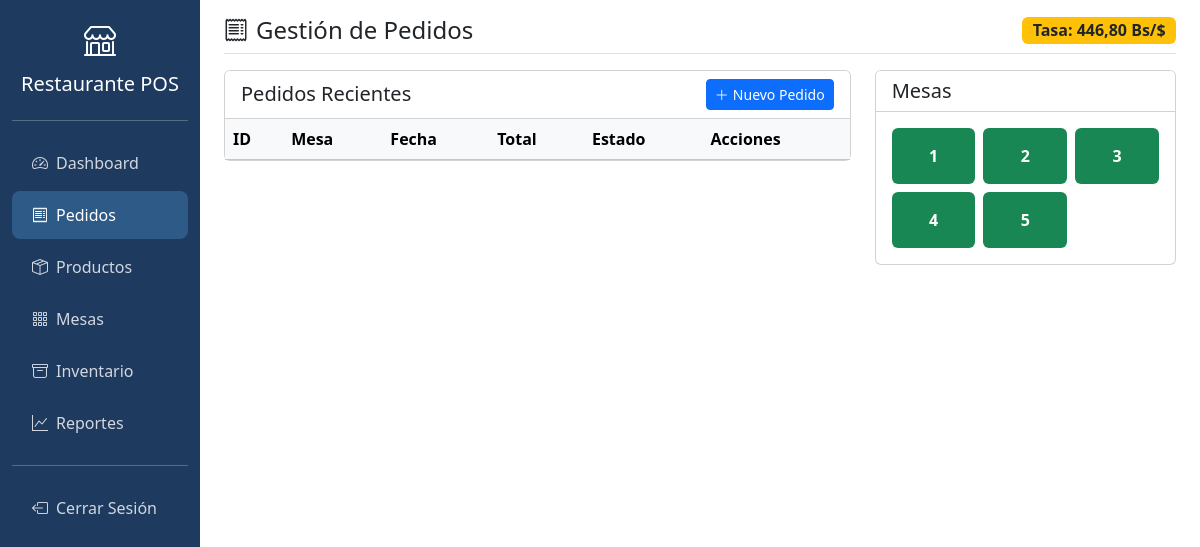
Page /public/pedidos/index.php (signed in) on the committed database.
### tables this page shows
CREATE TABLE IF NOT EXISTS configuracion (
    id INT UNSIGNED AUTO_INCREMENT PRIMARY KEY,
    clave VARCHAR(50) NOT NULL UNIQUE,
    valor TEXT,
    descripcion VARCHAR(255) DEFAULT NULL,
    created_at TIMESTAMP DEFAULT CURRENT_TIMESTAMP,
    updated_at TIMESTAMP DEFAULT CURRENT_TIMESTAMP ON UPDATE CURRENT_TIMESTAMP
);

CREATE TABLE IF NOT EXISTS mesas (
    id INT UNSIGNED AUTO_INCREMENT PRIMARY KEY,
    numero INT UNSIGNED NOT NULL UNIQUE,
    capacidad INT UNSIGNED DEFAULT 4,
    estado ENUM('disponible', 'ocupada', 'reservada', 'inactiva') DEFAULT 'disponible',
    ubicacion VARCHAR(50) DEFAULT 'principal',
    created_at TIMESTAMP DEFAULT CURRENT_TIMESTAMP,
    updated_at TIMESTAMP DEFAULT CURRENT_TIMESTAMP ON UPDATE CURRENT_TIMESTAMP
);

### app/config/config.php (called while the page is built, shortened)
<?php
function getTasaCambio() {
    $db = getDB();
    $stmt = $db->prepare("SELECT valor FROM configuracion WHERE clave = 'tasa_cambio_dia'");
    $stmt->execute();
    $result = $stmt->fetch();
    return $result ? floatval($result['valor']) : 0;
}

### public/pedidos/index.php (the view, shortened to what this page needs)
<?php
require_once __DIR__ . '/../../app/config/config.php';
$db = getDB();
$tasa = getTasaCambio();
$mesas = $db->query("SELECT * FROM mesas WHERE estado != 'inactiva' ORDER BY numero")->fetchAll();
?>
<!DOCTYPE html>
<html lang="es">
<head>
    <link href="https://cdn.jsdelivr.net/npm/bootstrap@5.3.2/dist/css/bootstrap.min.css" rel="stylesheet">
    <link rel="stylesheet" href="https://cdn.jsdelivr.net/npm/bootstrap-icons@1.11.1/font/bootstrap-icons.css">
</head>
<body>
    <div class="container-fluid">
        <div class="row">
            <nav class="col-md-3 col-lg-2 d-md-block sidebar collapse show" id="sidebarMenu">
                <div class="position-sticky pt-3">
                    <div class="text-center mb-4">
                        <i class="bi bi-shop" style="font-size: 2rem; color: white;"></i>
                        <h5 class="text-white mt-2"><?php echo APP_NAME; ?></h5>
                    </div>
                    <hr class="border-light">
                    <ul class="nav flex-column">
                        <li class="nav-item"><a class="nav-link" href="/restaurant-pos/public/dashboard/index.php"><i class="bi bi-speedometer2 me-2"></i>Dashboard</a></li>
                        <li class="nav-item"><a class="nav-link active" href="/restaurant-pos/public/pedidos/index.php"><i class="bi bi-receipt me-2"></i>Pedidos</a></li>
                        <li class="nav-item"><a class="nav-link" href="/restaurant-pos/public/productos/index.php"><i class="bi bi-box-seam me-2"></i>Productos</a></li>
                        <li class="nav-item"><a class="nav-link" href="/restaurant-pos/public/mesas/index.php"><i class="bi bi-grid-3x3-gap me-2"></i>Mesas</a></li>
                        <li class="nav-item"><a class="nav-link" href="/restaurant-pos/public/inventario/index.php"><i class="bi bi-archive me-2"></i>Inventario</a></li>
                        <li class="nav-item"><a class="nav-link" href="/restaurant-pos/public/reportes/index.php"><i class="bi bi-graph-up me-2"></i>Reportes</a></li>
                        <hr class="border-light">
                        <li class="nav-item"><a class="nav-link" href="/restaurant-pos/app/controllers/auth/logout.php"><i class="bi bi-box-arrow-left me-2"></i>Cerrar Sesión</a></li>
                    </ul>
                </div>
            </nav>
            <main class="col-md-9 ms-sm-auto col-lg-10 px-md-4">
                <div class="d-flex justify-content-between flex-wrap flex-md-nowrap align-items-center pt-3 pb-2 mb-3 border-bottom">
                    <div><h4 class="mb-0"><i class="bi bi-receipt me-2"></i>Gestión de Pedidos</h4></div>
                    <div class="d-flex align-items-center gap-3">
                        <div class="badge bg-warning text-dark fs-6">Tasa: <?php echo number_format($tasa, 2, ',', '.'); ?> Bs/$</div>
                    </div>
                </div>
                <div class="row g-4">
                    <div class="col-lg-8">
                        <div class="card mb-4">
                            <div class="card-header bg-white d-flex justify-content-between align-items-center">
                                <h5 class="mb-0">Pedidos Recientes</h5>
                                <a href="/restaurant-pos/public/pedidos/nuevo.php" class="btn btn-primary btn-sm"><i class="bi bi-plus-lg me-1"></i>Nuevo Pedido</a>
                            </div>
                            <div class="card-body p-0">
                                <div class="table-responsive">
                                    <table class="table table-hover mb-0">
                                        <thead class="table-light">
                                            <tr>
                                                <th>ID</th>
                                                <th>Mesa</th>
                                                <th>Fecha</th>
                                                <th>Total</th>
                                                <th>Estado</th>
                                                <th>Acciones</th>
                                            </tr>
                                        </thead>
                                    </table>
                                </div>
                            </div>
                        </div>
                    </div>
                    <div class="col-lg-4">
                        <div class="card">
                            <div class="card-header bg-white"><h5 class="mb-0">Mesas</h5></div>
                            <div class="card-body">
                                <div class="row g-2">
                                    <?php foreach ($mesas as $m): ?>
                                    <div class="col-4">
                                        <div class="p-3 text-center rounded <?php echo $m['estado'] == 'disponible' ? 'bg-success' : ($m['estado'] == 'ocupada' ? 'bg-warning' : 'bg-secondary'); ?>">
                                            <strong class="text-white"><?php echo $m['numero']; ?></strong>
                                        </div>
                                    </div>
                                    <?php endforeach; ?>
                                </div>
                            </div>
                        </div>
                    </div>
                </div>
            </main>
        </div>
    </div>
</body>
</html>

### public/pedidos/index.php (style rules this page uses)
:root { --primary: #1e3a5f; --secondary: #2d5a87; --accent: #ff6b35; }
.sidebar { min-height: 100vh; background: var(--primary); }
.sidebar .nav-link { color: rgba(255,255,255,0.8); padding: 12px 20px; border-radius: 8px; margin: 2px 0; }
.sidebar .nav-link:hover, .sidebar .nav-link.active { background: var(--secondary); color: white; }

### rows in the picture
configuracion: valor "446,80"
mesas: numero "1"
mesas: numero "2"
mesas: numero "3"
mesas: numero "4"
mesas: numero "5"

### other values in the picture
APP_NAME "Restaurante POS"
